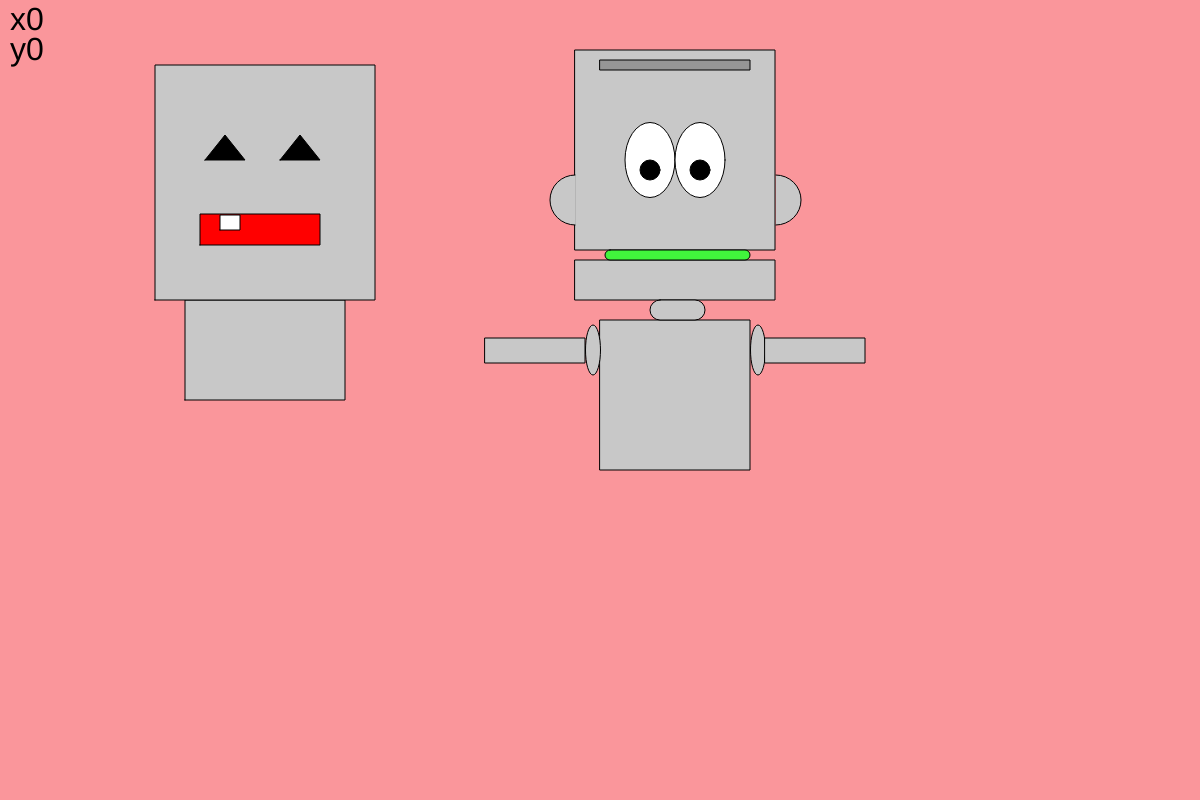
Frame 1 (no input)
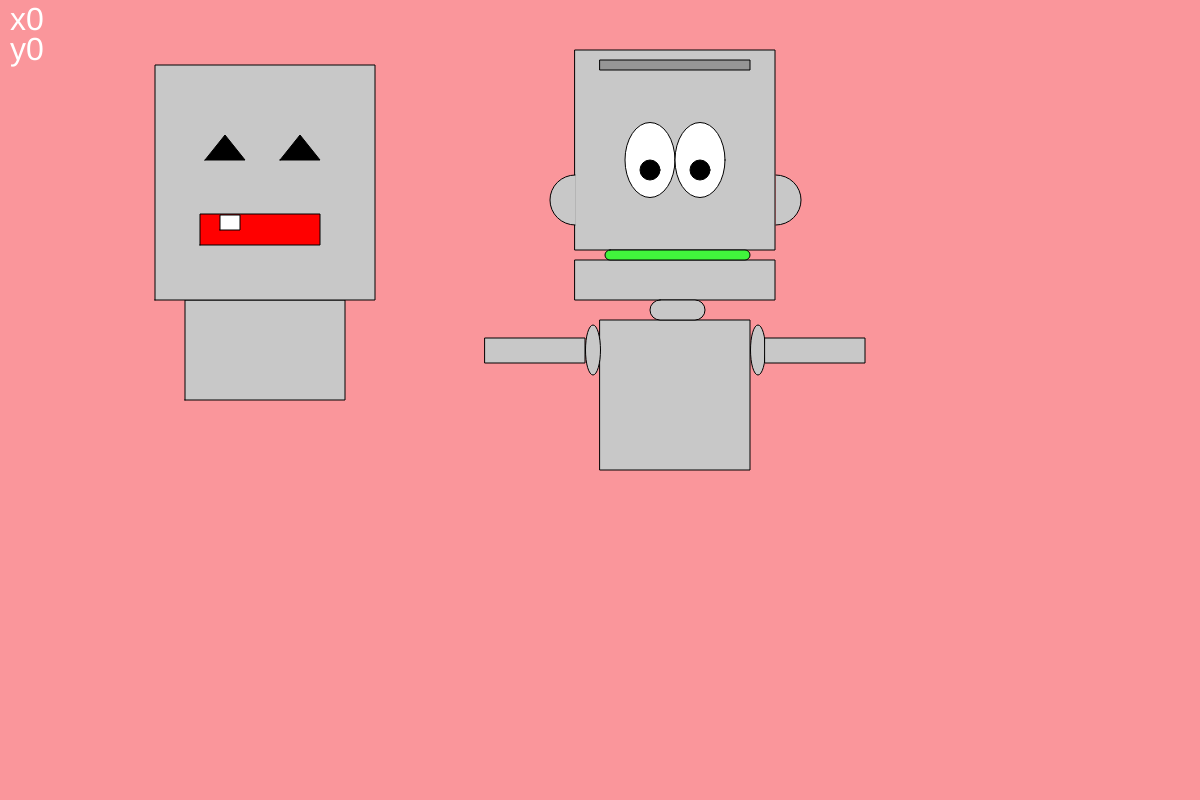
Frame 60 (no input)
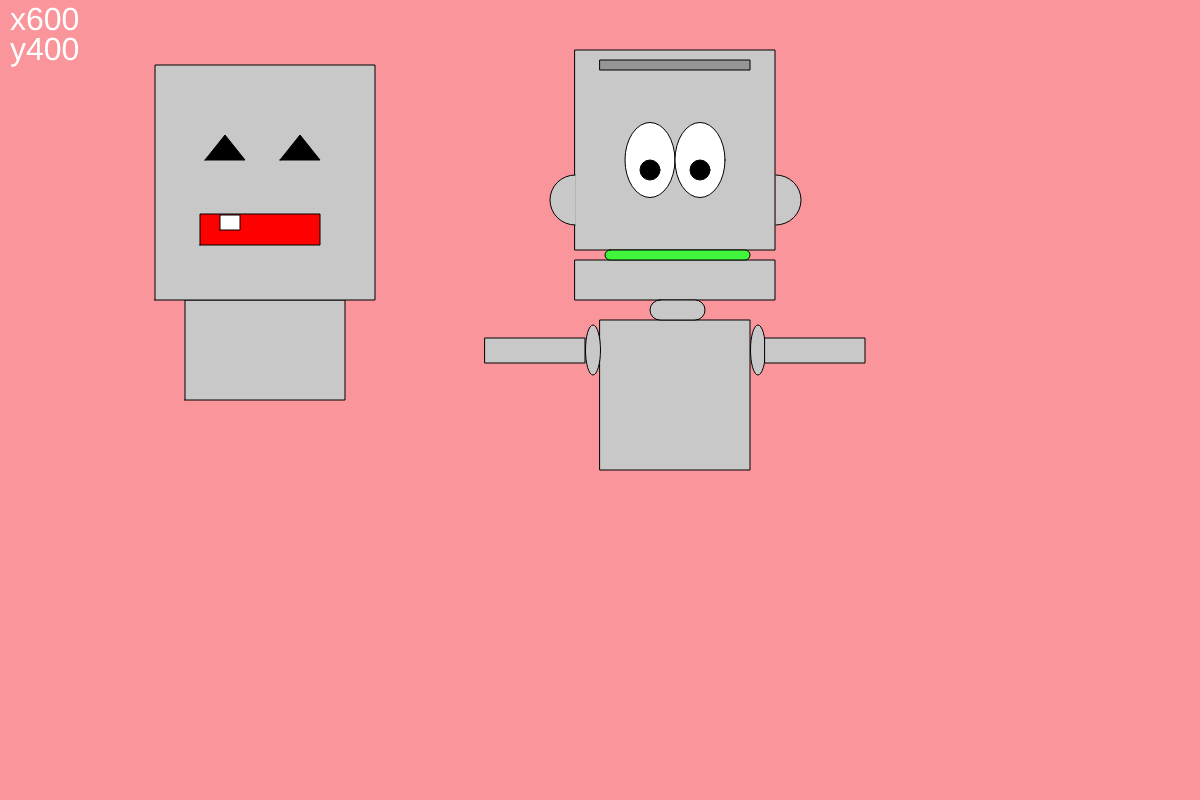
Frame 120 (the mouse pressed at the canvas centre since frame 60)

The p5.js sketch that drew these frames (run headless with seeded random() and noise() and a simulated clock; from frame 60 on, the mouse is pressed at the canvas centre):

// p5.js sketch
// ── sketch.js


function setup() {
  createCanvas(windowWidth, 800);
  
}

function draw(){

background(250, 150, 155);

textSize(32);
text("x" + mouseX, 10, 30);
text("y" + mouseY, 10, 60);

fill(200);	
rect(600, 320, 150, 150);
rect(575, 50, 200, 200);
rect(575, 260, 200, 40);

fill(150);
rect(600, 60, 150, 10);

fill(200);
rect(650, 300, 55, 20, 10);

fill(255);
ellipse(650, 160, 50, 75);


fill(0);
ellipse(650, 170, 20, 20);
fill(255);

ellipse(700, 160, 50, 75);

fill(0);
ellipse(700, 170, 20, 20);
fill(255);


fill(65,245,60);
rect(605, 250, 145, 10, 10);


fill(200);
ellipse(593, 350, 15, 50);

fill(200);
ellipse(758, 350, 15, 50);

rect(765, 338, 100, 25);

rect(485, 338, 100, 25);


fill(200);
arc(575, 200, 50, 50, PI/2, PI+HALF_PI);
arc(776, 200, 50, 50, PI+HALF_PI, HALF_PI);



beginShape();
vertex(185, 400);
vertex(185, 300);
vertex(345, 300);
vertex(345, 400);
endShape(CLOSE);

beginShape();
vertex(155, 300);
vertex(155, 65);
vertex(375, 65);
vertex(375, 300);
endShape(CLOSE);

fill(0);
beginShape();
vertex(205, 160);
vertex(225, 135);
vertex(225, 135);
vertex(245, 160);
endShape(CLOSE);

fill(0);
beginShape();
vertex(280, 160);
vertex(280, 160);
vertex(300, 135);
vertex(320, 160);
endShape(CLOSE);

fill(255, 0, 0);
beginShape();
vertex(200, 245);
vertex(200, 214);
vertex(320, 214);
vertex(320, 245);
endShape(CLOSE);

fill(255);
beginShape();
vertex(220, 230);
vertex(220, 215);
vertex(240, 215);
vertex(240, 230);
endShape(CLOSE);



}
